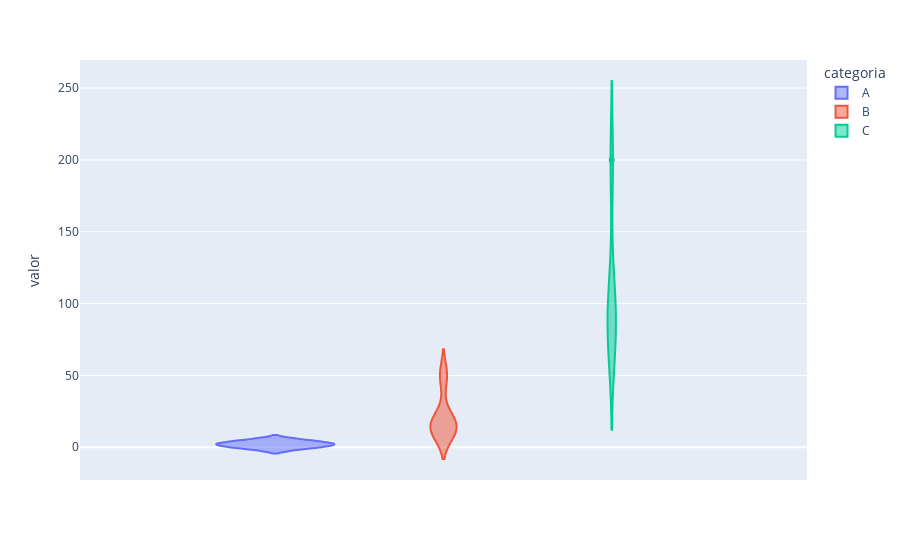

Notebook code for this chart:
### Code cell
fig = px.violin(df_sin_outliers, y="valor", color='categoria')
fig.show()

### Figure 1 — Plotly figure (JSON) as saved in the notebook; plotly's stock layout.template omitted (floating-point values rounded to 4 significant figures)
{"data": [{"alignmentgroup": "True", "box": {"visible": false}, "hovertemplate": "categoria=A<br>valor=%{y}<extra></extra>", "legendgroup": "A", "marker": {"color": "#636efa"}, "name": "A", "offsetgroup": "A", "orientation": "v", "scalegroup": "True", "showlegend": true, "type": "violin", "x0": " ", "xaxis": "x", "y": [-1, 2, 3, 5, 1], "y0": " ", "yaxis": "y"}, {"alignmentgroup": "True", "box": {"visible": false}, "hovertemplate": "categoria=B<br>valor=%{y}<extra></extra>", "legendgroup": "B", "marker": {"color": "#EF553B"}, "name": "B", "offsetgroup": "B", "orientation": "v", "scalegroup": "True", "showlegend": true, "type": "violin", "x0": " ", "xaxis": "x", "y": [10, 20, 50, 15, 12], "y0": " ", "yaxis": "y"}, {"alignmentgroup": "True", "box": {"visible": false}, "hovertemplate": "categoria=C<br>valor=%{y}<extra></extra>", "legendgroup": "C", "marker": {"color": "#00cc96"}, "name": "C", "offsetgroup": "C", "orientation": "v", "scalegroup": "True", "showlegend": true, "type": "violin", "x0": " ", "xaxis": "x", "y": [100, 200, 80, 67, 98], "y0": " ", "yaxis": "y"}], "layout": {"legend": {"title": {"text": "categoria"}, "tracegroupgap": 0}, "margin": {"t": 60}, "violinmode": "group", "xaxis": {"anchor": "y", "domain": [0, 1]}, "yaxis": {"anchor": "x", "domain": [0, 1], "title": {"text": "valor"}}}}
